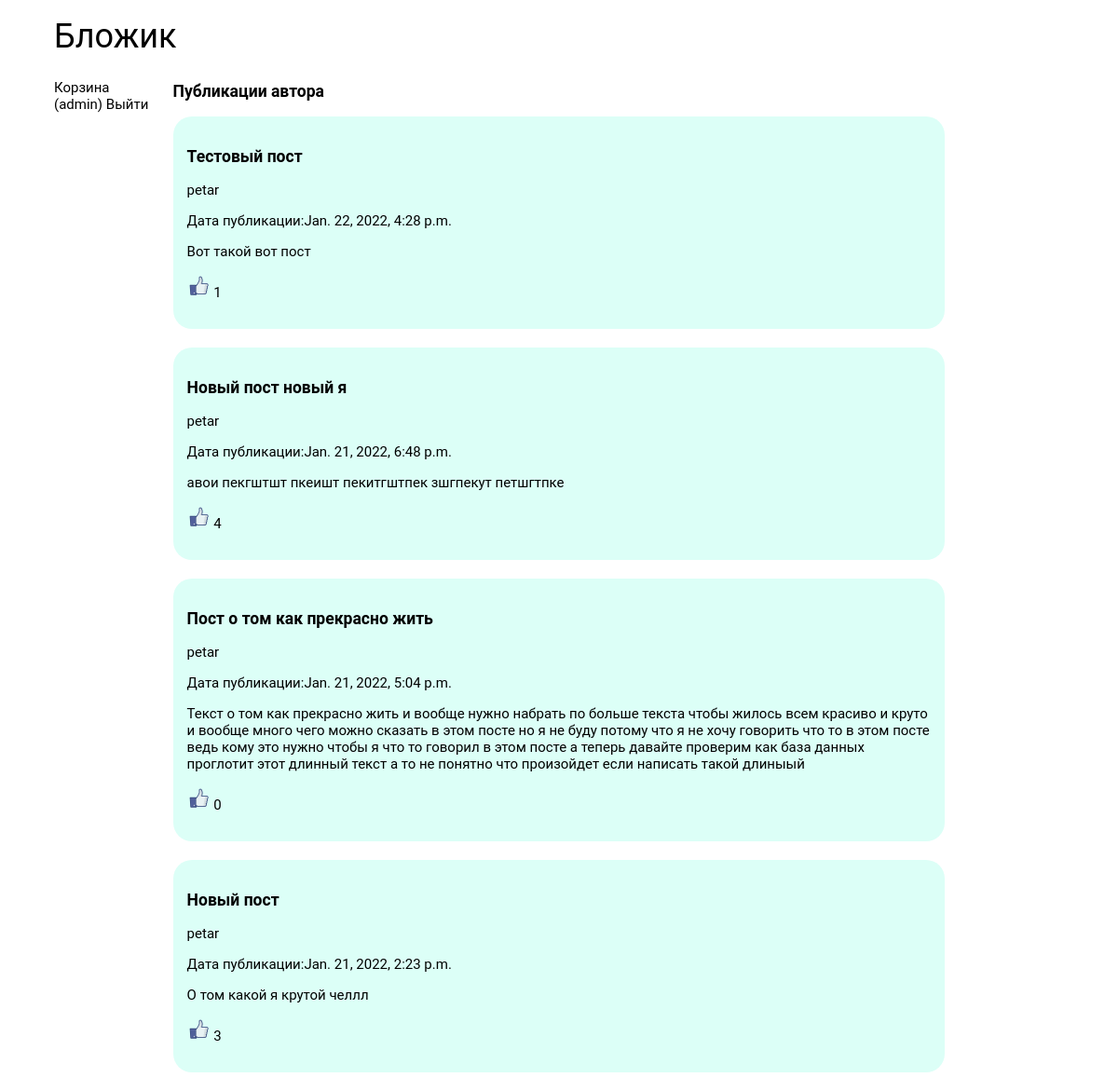
/accounts/petar/ (signed in), run on the app's committed database.
### blog/models.py (models this page shows)
class Post(models.Model):
    title = models.CharField(max_length=100)
    author = models.ForeignKey(
        'auth.User',
        on_delete=models.CASCADE
    )
    text = models.TextField()
    date = models.DateTimeField()
    likes = models.IntegerField(default=0)
    isActive = models.BooleanField(default=1)

### blog/views.py (the view)
# urls.py: path('accounts/<slug:username>/', blog.views.profile),
def profile(request, username):
    if request.method == 'POST':
        form = NewPostForm(request.POST)
        if form.is_valid():
            post = Post(text=form.cleaned_data.get('text'),
                        title=form.cleaned_data.get('title'),
                        author=request.user,
                        date=datetime.datetime.now())
            post.save()
        return redirect('/accounts/' + request.user.username)
    else:
        posts = Post.objects.filter(author=User.objects.get(username=username))
        posts = posts.exclude(isActive=0).order_by('-date')
        context = {
            'username': request.user,
            'posts': posts,
            'viewed_username': username,
            'form': NewPostForm()
        }
        print(context['username'])
        return render(request, 'profile.html', context)

### blog/templates/profile.html (shortened to what this page needs)
{% extends 'base.html' %}
{% load static %}
{% block content %}
    <link rel="stylesheet" type="text/css" href="{% static 'blog/feed.css' %}">
    <div class="content">
        {% if username.username == viewed_username %}
            <form action="" method="post">
                {% csrf_token %}
                <div class="form">
                    {{ form.as_p }}
                    <button type="submit" class="button">Опубликовать</button>
                </div>
            </form>
            {% for post in posts %}
                <div class="post">
                    <h3>  {{ post.title }} <a href="/delete/{{ post.id }}"> <img src="{% static "delete.png" %}" width="20px" height="20px"> </a></h3>
                    <p>Автор: {{ post.author }}</p>
                    <p>Дата публикации:{{ post.date }}</p>
                    <p>{{ post.text }}</p>
                    <p> <a href="/like/{{ post.id }}"> <img src="{% static "like.png" %}" width="25px" height="25px"> </a> {{ post.likes }} </p>
                </div>
            {% endfor %}
        {% else %}
            <h3>Публикации автора</h3>
            {% for post in posts %}
                <div class="post">
                <h3>  {{ post.title }} </h3>
                <p>{{ post.author }}</p>
                <p>Дата публикации:{{ post.date }}</p>
                <p>{{ post.text }}</p>
                <p> <a href="/like/{{ post.id }}"> <img src="{% static "like.png" %}" width="25px" height="25px"> </a> {{ post.likes }} </p>
                </div>
            {% endfor %}
        {% endif %}
    </div>
{% endblock %}

### blog/templates/base.html (shortened to what this page needs)
<!DOCTYPE html>
<html lang="en">
<head>
</head>
{% load static %}
<link rel="stylesheet" type="text/css" href="{% static 'blog/base.css' %}">
<body>
<div>
    <section>
        <div class="head"> <a href="/"> Бложик </a> </div>
        <ul class="menu">
            {% if not username.is_anonymous %}
                <li> <a href="/wastebin/">Корзина</a> </li>
                <li> <a href="/accounts/{{ username }}">({{ username }})</a> <a href="/logout"> Выйти</a> </li>
            {% else %}
                <li><a href="/login">Войти</a></li>
            {% endif %}
        </ul>
    </section>
</div>
    {% block content %}
    {% endblock %}
</body>
</html>

### blog/static/blog/base.css (style rules this page uses)
body { font: normal 15px 'Roboto', sans-serif; }
.head { font-size: 36px; text-decoration: none; padding-top: 10px; padding-bottom: 10px; padding-left: 50px; text-align: left; }
a { color: black; text-decoration: none; }
.menu { list-style: none; position: absolute; padding-left: 50px; }

### blog/static/blog/feed.css (style rules this page uses)
.post { background: #dcfff7; padding: 15px; margin-bottom: 20px; border-radius: 20px; }
.content { max-width: 70%; margin: auto; }

### data on the page
Post: title "Тестовый пост", author "petar", date "Jan. 22, 2022, 4:28 p.m.", text "Вот такой вот пост", likes "1"
Post: title "Новый пост новый я", author "petar", date "Jan. 21, 2022, 6:48 p.m.", text "авои пекгштшт пкеишт пекитгштпек зшгпекут петшгтпке", likes "4"
Post: title "Пост о том как прекрасно жить", author "petar", date "Jan. 21, 2022, 5:04 p.m.", text "Текст о том как прекрасно жить и вообще нужно набрать по больше текста чтобы жилось всем красиво и круто и вообще много чего можно сказать в этом посте но я не буду потому что я не хочу говорить что то в этом посте ведь кому это нужно чтобы я что то говорил в этом посте а теперь давайте проверим как база данных проглотит этот длинный текст а то не понятно что произойдет если написать такой длиныый", likes "0"
Post: title "Новый пост", author "petar", date "Jan. 21, 2022, 2:23 p.m.", text "О том какой я крутой челлл", likes "3"

### other printed values
{{ username }} "admin"
